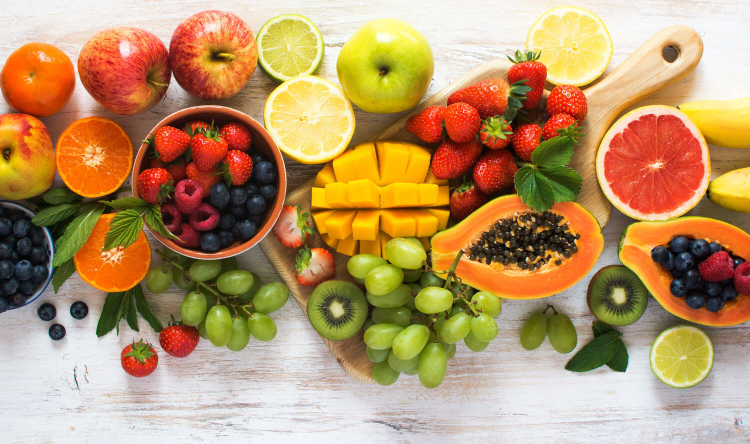
#> input picture images/propias/fruit.jpg, 1500 x 888 px, found by its file name (shown at 1/2 size)
$ python test_p1_fruit.py
#> lines starting #> are read from the running program, lines starting #| are printed output that depends on the picture
### src/pregunta1.py
import numpy as np

# Conversiones de color
# con la ayuda de la capsula de la Semana 3


def prepare_rgb_image(image_rgb):
    image_array = np.asarray(image_rgb)

    if image_array.ndim != 3 or image_array.shape[2] != 3:
        raise ValueError("La imagen debe tener 3 canales RGB.")

    # uint8
    if np.issubdtype(image_array.dtype, np.floating):
        if image_array.max() <= 1.0:
            image_array = image_array * 255.0

    image_array = np.clip(image_array, 0, 255)

    return np.round(image_array).astype(np.uint8)


def rgb_to_hsv(image_rgb):
    image_float = image_rgb.astype(np.float64)
    image_float = image_float / 255.0

    red = image_float[:, :, 0]
    green = image_float[:, :, 1]
    blue = image_float[:, :, 2]

    epsilon = 1e-10

    colour_max = np.maximum(
        np.maximum(red, green),
        blue
    )

    colour_min = np.minimum(
        np.minimum(red, green),
        blue
    )

    delta = colour_max - colour_min

    value = colour_max

    saturation = np.where(
        colour_max > epsilon,
        delta / (value + epsilon),
        0.0
    )

    hue = np.zeros_like(value)

    # check cual canal domina
    mask_red = (colour_max == red) & (delta > epsilon)
    mask_green = (colour_max == green) & (delta > epsilon)
    mask_blue = (colour_max == blue) & (delta > epsilon)

    hue[mask_red] = 60.0 * (
        (
            (green[mask_red] - blue[mask_red])
            / delta[mask_red]
        ) % 6
    )

    hue[mask_green] = 60.0 * (
        (
            (blue[mask_green] - red[mask_green])
            / delta[mask_green]
        ) + 2
    )

    hue[mask_blue] = 60.0 * (
        (
            (red[mask_blue] - green[mask_blue])
            / delta[mask_blue]
        ) + 4
    )

    hue = np.where(
        hue < 0,
        hue + 360.0,
        hue
    )

    # gris no hay tono real
    hue = np.where(
        delta < epsilon,
        0.0,
        hue
    )

    hsv_image = np.stack(
        [hue, saturation, value],
        axis=-1
    )

    return hsv_image


def hsv_to_rgb(hsv_image):
    hue = hsv_image[:, :, 0] % 360.0
    saturation = np.clip(
        hsv_image[:, :, 1],
        0.0,
        1.0
    )

    value = np.clip(
        hsv_image[:, :, 2],
        0.0,
        1.0
    )

    chroma = value * saturation
    hue_section = hue / 60.0

    middle_value = chroma * (
        1 - np.abs(hue_section % 2 - 1)
    )

    min_value = value - chroma

    red_base = np.zeros_like(value)
    green_base = np.zeros_like(value)
    blue_base = np.zeros_like(value)

    mask_0 = (hue_section >= 0) & (hue_section < 1)
    mask_1 = (hue_section >= 1) & (hue_section < 2)
    mask_2 = (hue_section >= 2) & (hue_section < 3)
    mask_3 = (hue_section >= 3) & (hue_section < 4)
    mask_4 = (hue_section >= 4) & (hue_section < 5)
    mask_5 = (hue_section >= 5) & (hue_section <= 6)

    red_base[mask_0] = chroma[mask_0]
    green_base[mask_0] = middle_value[mask_0]

    red_base[mask_1] = middle_value[mask_1]
    green_base[mask_1] = chroma[mask_1]

    green_base[mask_2] = chroma[mask_2]
    blue_base[mask_2] = middle_value[mask_2]

    green_base[mask_3] = middle_value[mask_3]
    blue_base[mask_3] = chroma[mask_3]

    red_base[mask_4] = middle_value[mask_4]
    blue_base[mask_4] = chroma[mask_4]

    red_base[mask_5] = chroma[mask_5]
    blue_base[mask_5] = middle_value[mask_5]

    rgb_image = np.stack(
        [
            red_base + min_value,
            green_base + min_value,
            blue_base + min_value
        ],
        axis=-1
    )

    return np.clip(
        rgb_image,
        0.0,
        1.0
    )


# RGB <-> L*c*h*


def gamma_to_linear(channel, gamma=2.2):
    return channel ** gamma


def rgb_to_xyz(image_rgb):
    image_float = image_rgb.astype(np.float64)
    image_float = image_float / 255.0

    conversion_matrix = np.array([
        [0.490, 0.310, 0.200],
        [0.177, 0.813, 0.011],
        [0.000, 0.010, 0.990]
    ])

    rgb_linear = gamma_to_linear(
        image_float
    )

    xyz_image = (
        rgb_linear
        @ conversion_matrix.T
    )

    return xyz_image


def rgb_to_lab(image_rgb):
    white_x = 1.0
    white_y = 1.0
    white_z = 1.0

    xyz_image = rgb_to_xyz(
        image_rgb
    )

    x_relative = (
        xyz_image[:, :, 0]
        / white_x
    )

    y_relative = (
        xyz_image[:, :, 1]
        / white_y
    )

    z_relative = (
        xyz_image[:, :, 2]
        / white_z
    )

    delta = 6.0 / 29.0

    def lab_function(value):
        return np.where(
            value > delta ** 3,
            np.cbrt(value),
            value / (3 * delta ** 2)
            + 4.0 / 29.0
        )

    function_x = lab_function(
        x_relative
    )

    function_y = lab_function(
        y_relative
    )

    function_z = lab_function(
        z_relative
    )

    lightness = (
        116.0 * function_y
        - 16.0
    )

    component_a = (
        500.0
        * (function_x - function_y)
    )

    component_b = (
        200.0
        * (function_y - function_z)
    )

    lab_image = np.stack(
        [
            lightness,
            component_a,
            component_b
        ],
        axis=-1
    )

    return lab_image


def rgb_to_lch(image_rgb):
    lab_image = rgb_to_lab(
        image_rgb
    )

    lightness = lab_image[:, :, 0]
    component_a = lab_image[:, :, 1]
    component_b = lab_image[:, :, 2]

    chroma = np.sqrt(
        component_a ** 2
        + component_b ** 2
    )

    hue = np.degrees(
        np.arctan2(
            component_b,
            component_a
        )
    )

    hue = np.where(
        hue < 0,
        hue + 360.0,
        hue
    )

    lch_image = np.stack(
        [
            lightness,
            chroma,
            hue
        ],
        axis=-1
    )

    return lch_image


def xyz_to_rgb(xyz_image):
    conversion_matrix = np.array([
        [0.490, 0.310, 0.200],
        [0.177, 0.813, 0.011],
        [0.000, 0.010, 0.990]
    ])

    inverse_matrix = np.linalg.inv(
        conversion_matrix
    )

    rgb_linear = (
        xyz_image
        @ inverse_matrix.T
    )

    # cortar colores que no entran en RGB
    rgb_linear = np.clip(
        rgb_linear,
        0.0,
        1.0
    )

    rgb_image = (
        rgb_linear
        ** (1.0 / 2.2)
    )

    return np.clip(
        rgb_image,
        0.0,
        1.0
    )


def lab_to_xyz(lab_image):
    white_x = 1.0
    white_y = 1.0
    white_z = 1.0

    lightness = lab_image[:, :, 0]
    component_a = lab_image[:, :, 1]
    component_b = lab_image[:, :, 2]

    function_y = (
        lightness + 16.0
    ) / 116.0

    function_x = (
        function_y
        + component_a / 500.0
    )

    function_z = (
        function_y
        - component_b / 200.0
    )

    delta = 6.0 / 29.0

    def lab_inverse(value):
        return np.where(
            value > delta,
            value ** 3,
            3 * delta ** 2
            * (value - 4.0 / 29.0)
        )

    x_value = (
        lab_inverse(function_x)
        * white_x
    )

    y_value = (
        lab_inverse(function_y)
        * white_y
    )

    z_value = (
        lab_inverse(function_z)
        * white_z
    )

    xyz_image = np.stack(
        [
            x_value,
            y_value,
            z_value
        ],
        axis=-1
    )

    return xyz_image


def lab_to_rgb(lab_image):
    xyz_image = lab_to_xyz(
        lab_image
    )

    return xyz_to_rgb(
        xyz_image
    )


def lch_to_lab(lch_image):
    lightness = lch_image[:, :, 0]
    chroma = lch_image[:, :, 1]

    hue_radians = np.radians(
        lch_image[:, :, 2]
    )

    component_a = (
        chroma
        * np.cos(hue_radians)
    )

    component_b = (
        chroma
        * np.sin(hue_radians)
    )

    lab_image = np.stack(
        [
            lightness,
            component_a,
            component_b
        ],
        axis=-1
    )

    return lab_image


def lch_to_rgb(lch_image):
    lab_image = lch_to_lab(
        lch_image
    )

    return lab_to_rgb(
        lab_image
    )


# funcion extra

def prepare_control_points(control_points):
    if len(control_points) == 0:
        raise ValueError(
            "Se necesita al menos un punto de control."
        )

    points_clean = []

    # dejar todos los tonos entre 0 y 360
    for hue_value, m_value in control_points:
        hue_clean = (
            float(hue_value) % 360.0
        )

        m_clean = float(
            m_value
        )

        points_clean.append(
            (hue_clean, m_clean)
        )

    points_clean.sort(
        key=lambda point: point[0]
    )

    # revisar tonos repetidos
    for index in range(
        1,
        len(points_clean)
    ):
        hue_previous = (
            points_clean[index - 1][0]
        )

        hue_current = (
            points_clean[index][0]
        )

        if np.isclose(
            hue_previous,
            hue_current
        ):
            raise ValueError(
                "Hay dos puntos de control con el mismo tono."
            )

    return points_clean


def interpolate_hue_parameter(
    hue_values,
    control_points
):
    points_clean = prepare_control_points(
        control_points
    )

    hue_array = np.asarray(
        hue_values,
        dtype=np.float64
    )

    hue_array = (
        hue_array % 360.0
    )

    # con un punto m queda fijo
    if len(points_clean) == 1:
        m_value = points_clean[0][1]

        return np.full(
            hue_array.shape,
            m_value,
            dtype=np.float64
        )

    m_map = np.zeros_like(
        hue_array,
        dtype=np.float64
    )

    num_points = len(
        points_clean
    )

    # tramos normales
    for index in range(
        num_points - 1
    ):
        hue_left = (
            points_clean[index][0]
        )

        m_left = (
            points_clean[index][1]
        )

        hue_right = (
            points_clean[index + 1][0]
        )

        m_right = (
            points_clean[index + 1][1]
        )

        mask_segment = (
            (hue_array >= hue_left)
            & (hue_array < hue_right)
        )

        interpolation_weight = (
            (
                hue_array[mask_segment]
                - hue_left
            )
            /
            (
                hue_right
                - hue_left
            )
        )

        m_map[mask_segment] = (
            m_left
            + interpolation_weight
            * (m_right - m_left)
        )

    hue_last = points_clean[-1][0]
    m_last = points_clean[-1][1]

    hue_first = points_clean[0][0]
    m_first = points_clean[0][1]

    hue_first_extended = (
        hue_first + 360.0
    )

    mask_last_segment = (
        (hue_array >= hue_last)
        | (hue_array < hue_first)
    )

    hue_extended = (
        hue_array[mask_last_segment]
        .copy()
    )

    # los tonos chicos pasan al otro lado
    hue_extended[
        hue_extended < hue_first
    ] += 360.0

    interpolation_weight = (
        (
            hue_extended
            - hue_last
        )
        /
        (
            hue_first_extended
            - hue_last
        )
    )

    m_map[mask_last_segment] = (
        m_last
        + interpolation_weight
        * (m_first - m_last)
    )

    return m_map


def apply_gm(
    component_original,
    m_values,
    min_m=0.0,
    max_m=2.0
):
    # m = 1 no cambia nada
    m_limited = np.clip(
        m_values,
        min_m,
        max_m
    )

    component_new = (
        component_original
        * m_limited
    )

    return component_new


def color_saturation_hs(
    image_rgb,
    control_points,
    min_m=0.0,
    max_m=2.0
):
    image_uint8 = prepare_rgb_image(
        image_rgb
    )

    hsv_image = rgb_to_hsv(
        image_uint8
    )

    hue = hsv_image[:, :, 0]

    saturation_original = (
        hsv_image[:, :, 1]
    )

    m_map = interpolate_hue_parameter(
        hue,
        control_points
    )

    saturation_new = apply_gm(
        saturation_original,
        m_map,
        min_m,
        max_m
    )

    # S tiene rango entre 0 y 1
    saturation_new = np.clip(
        saturation_new,
        0.0,
        1.0
    )

    hsv_result = hsv_image.copy()

    # solo cambiar S
    hsv_result[:, :, 1] = (
        saturation_new
    )

    rgb_result = hsv_to_rgb(
        hsv_result
    )

    return rgb_result


def color_saturation_lch(
    image_rgb,
    control_points,
    min_m=0.0,
    max_m=2.0
):
    image_uint8 = prepare_rgb_image(
        image_rgb
    )

    lch_image = rgb_to_lch(
        image_uint8
    )

    lightness_original = (
        lch_image[:, :, 0]
    )

    chroma_original = (
        lch_image[:, :, 1]
    )

    hue_original = (
        lch_image[:, :, 2]
    )

    m_map = interpolate_hue_parameter(
        hue_original,
        control_points
    )

    chroma_new = apply_gm(
        chroma_original,
        m_map,
        min_m,
        max_m
    )

    # C* no negativo
    chroma_new = np.maximum(
        chroma_new,
        0.0
    )

    lch_result = lch_image.copy()

    # solo cambiar C*
    lch_result[:, :, 1] = (
        chroma_new
    )

    # L* y h* quedan iguales
    lch_result[:, :, 0] = (
        lightness_original
    )

    lch_result[:, :, 2] = (
        hue_original
    )

    rgb_result = lch_to_rgb(
        lch_result
    )

    return np.clip(
        rgb_result,
        0.0,
        1.0
    )


def color_saturation(
    image_rgb,
    control_points,
    mode="HS",
    min_m=0.0,
    max_m=2.0
):
    mode_clean = (
        mode.upper()
    )

    if mode_clean == "HS":
        return color_saturation_hs(
            image_rgb,
            control_points,
            min_m,
            max_m
        )

    if mode_clean in (
        "LCH",
        "L*C*H*"
    ):
        return color_saturation_lch(
            image_rgb,
            control_points,
            min_m,
            max_m
        )

    raise ValueError(
        "Modo no valido. Use 'HS' o 'LCH'."
    )

### experiments/test_p1_fruit.py
import cv2
import numpy as np
import matplotlib.pyplot as plt

from pathlib import Path

from src.pregunta1 import (
    interpolate_hue_parameter,
    color_saturation
)


# ---------------------------------------------------------
# imagen
# ---------------------------------------------------------

image_path = "images/propias/fruit.jpg"

image_bgr = cv2.imread(
    image_path,
    cv2.IMREAD_COLOR
)
#> image_bgr is the input picture: shape (888, 1500, 3); mean B, G, R 105, 148.7, 183.4

if image_bgr is None:
    raise ValueError(
        "No se pudo leer la imagen."
    )

image_rgb = cv2.cvtColor(
    image_bgr,
    cv2.COLOR_BGR2RGB
)


print("Shape:", image_rgb.shape)
#| Shape: (888, 1500, 3)
print("Dtype:", image_rgb.dtype)
#| Dtype: uint8
print(
    "Min / Max:",
    image_rgb.min(),
    image_rgb.max()
)
#| Min / Max: 0 255


# ---------------------------------------------------------
# carpeta de salida
# ---------------------------------------------------------

results_folder = Path(
    "results/pregunta1/fruit"
)

results_folder.mkdir(
    parents=True,
    exist_ok=True
)


# ---------------------------------------------------------
# mismas configuraciones usadas con el p1loro
# ---------------------------------------------------------

configurations = [
    {
        "name": "config_1_blue_boost",
        "title": "Config 1 - aumentar azules",
        "control_points": [
            (0, 1.0),
            (150, 1.0),
            (190, 1.3),
            (220, 1.6),
            (250, 1.3),
            (330, 1.0)
        ]
    },
    {
        "name": "config_2_yellow_reduce",
        "title": "Config 2 - atenuar amarillos",
        "control_points": [
            (0, 1.0),
            (30, 1.0),
            (55, 0.8),
            (75, 0.5),
            (95, 0.8),
            (180, 1.0),
            (300, 1.0)
        ]
    },
    {
        "name": "config_3_mixed",
        "title": "Config 3 - mezcla",
        "control_points": [
            (0, 1.0),
            (60, 0.7),
            (110, 1.0),
            (135, 1.2),
            (180, 1.0),
            (220, 1.5),
            (250, 1.2),
            (320, 1.0)
        ]
    }
]


# ---------------------------------------------------------
# rango de hue
# ---------------------------------------------------------

hue_range = np.linspace(
    0.0,
    360.0,
    721,
    endpoint=False
)


# ---------------------------------------------------------
# tres configuraciones
# ---------------------------------------------------------

for current_config in configurations:

    config_name = current_config["name"]
    config_title = current_config["title"]

    control_points = (
        current_config["control_points"]
    )

    print(
        "\nProcesando:",
        config_title
    )


    # -----------------------------------------------------
    # curva m(h)
    # -----------------------------------------------------

    m_values = interpolate_hue_parameter(
        hue_range,
        control_points
    )

    hue_controls = [
        point[0]
        for point in control_points
    ]

    m_controls = [
        point[1]
        for point in control_points
    ]

    plt.figure(
        figsize=(8, 4.5)
    )

    plt.plot(
        hue_range,
        m_values,
        label="m(h)"
    )

    plt.scatter(
        hue_controls,
        m_controls,
        label="Puntos de control"
    )

    plt.axhline(
        1.0,
        linestyle="--",
        label="m neutro"
    )

    plt.title(
        config_title
    )

    plt.xlabel(
        "Hue [grados]"
    )

    plt.ylabel(
        "m(h)"
    )

    plt.xlim(
        0,
        360
    )

    plt.grid(
        alpha=0.3
    )

    plt.legend()

    plt.tight_layout()

    plt.savefig(
        results_folder
        / f"{config_name}_curve.png",
        dpi=150
    )

    plt.close()


    # ---------------------------------------------------
    # HS y LCh
    # -----------------------------------------------------

    result_hs = color_saturation(
        image_rgb,
        control_points,
        mode="HS"
    )

    result_lch = color_saturation(
        image_rgb,
        control_points,
        mode="LCH"
    )


    # -----------------------------------------------------
    # comparacion
    # -----------------------------------------------------

    figure, axes = plt.subplots(
        1,
        3,
        figsize=(16, 6)
    )

    axes[0].imshow(
        image_rgb
    )

    axes[0].set_title(
        "Original"
    )

    axes[0].axis(
        "off"
    )


    axes[1].imshow(
        result_hs
    )

    axes[1].set_title(
        "HS"
    )

    axes[1].axis(
        "off"
    )


    axes[2].imshow(
        result_lch
    )

    axes[2].set_title(
        "LCh"
    )

    axes[2].axis(
        "off"
    )


    figure.suptitle(
        config_title
        + " - imagen de frutas"
    )

    plt.tight_layout()

    plt.savefig(
        results_folder
        / f"{config_name}_comparison.png",
        dpi=150,
        bbox_inches="tight"
    )

    plt.close()
#> this loop made 3 passes
#> pass 1, `plt.savefig( results_folder / f"{config_name}_curve.png", dpi=150 )`:
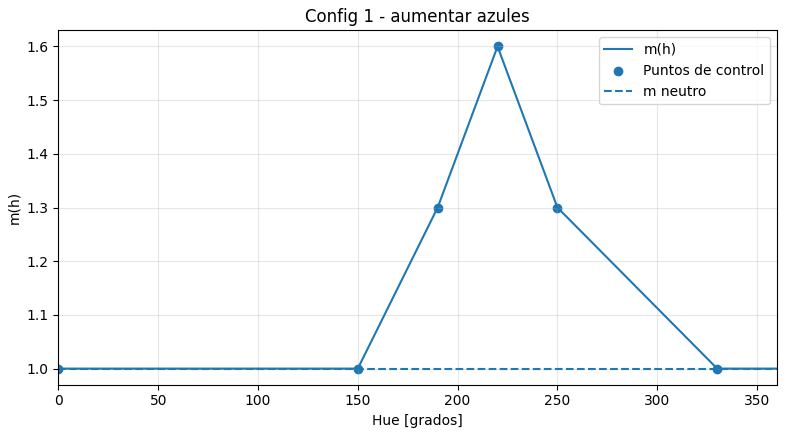
#> figure drawn by matplotlib, 1 panel; curve peaks at x = 220.2, y = 1.6
#> pass 1, in rgb_to_hsv, `red = image_float[:, :, 0]`:
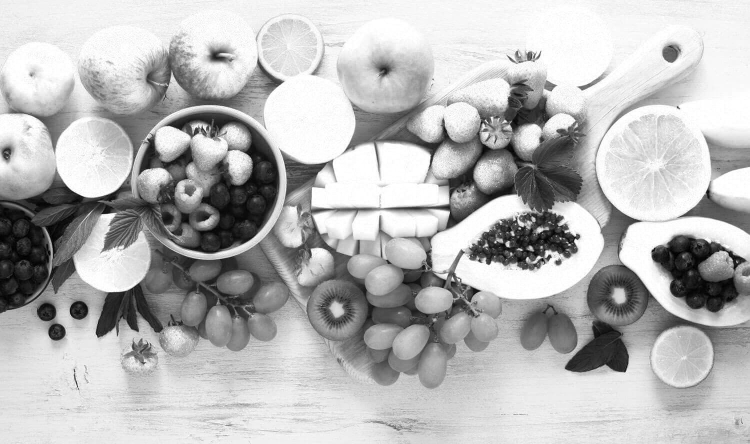
#> red: shape (888, 1500) float64 (shown at 1/2 size); min 0, max 1, mean 0.719
#> pass 1, in rgb_to_hsv, `green = image_float[:, :, 1]`:
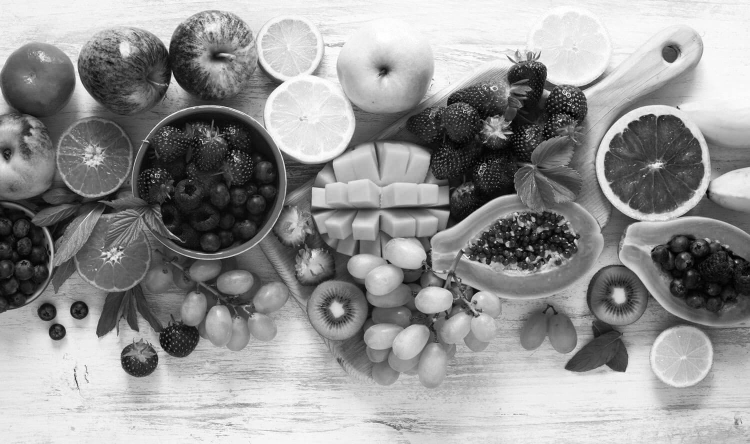
#> green: shape (888, 1500) float64 (shown at 1/2 size); min 0, max 1, mean 0.583
#> pass 1, `plt.savefig( results_folder / f"{config_name}_comparison.png", dpi=150..`:
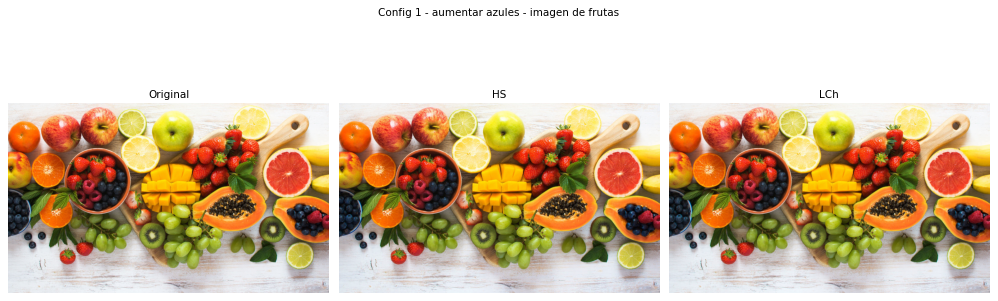
#> figure drawn by matplotlib, 3 panels
#> pass 2, `plt.savefig( results_folder / f"{config_name}_comparison.png", dpi=150..`:
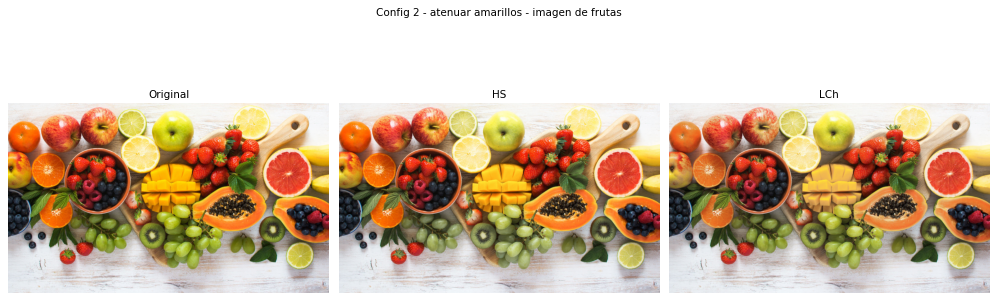
#> figure drawn by matplotlib, 3 panels


# ---------------------------------------------------------
# exploracion
# configuracion pensada para fruta
# ---------------------------------------------------------

control_points_extra = [
    (0, 1.4),
    (35, 1.2),
    (70, 0.7),
    (120, 1.3),
    (180, 1.0),
    (240, 1.2),
    (300, 1.0)
]


print(
    "\nProcesando exploracion adicional..."
)


result_extra_hs = color_saturation(
    image_rgb,
    control_points_extra,
    mode="HS"
)
#> in rgb_to_hsv (call 4), `blue = image_float[:, :, 2]`:
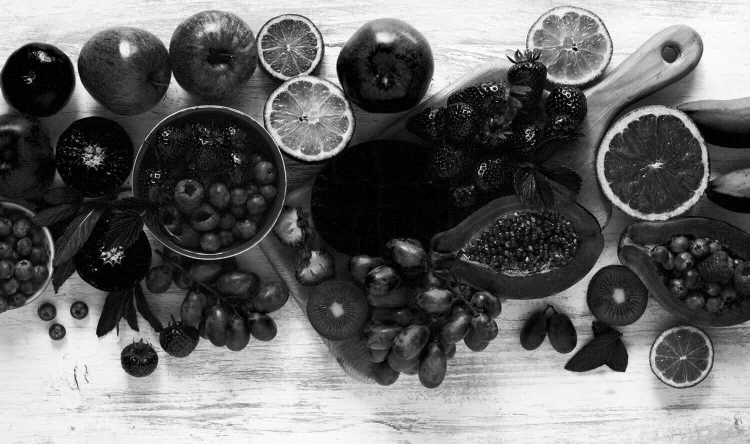
#> blue: shape (888, 1500) float64 (shown at 1/2 size); min 0, max 1, mean 0.412
#> in rgb_to_hsv (call 4), `colour_max = np.maximum( np.maximum(red, green), blue )`:
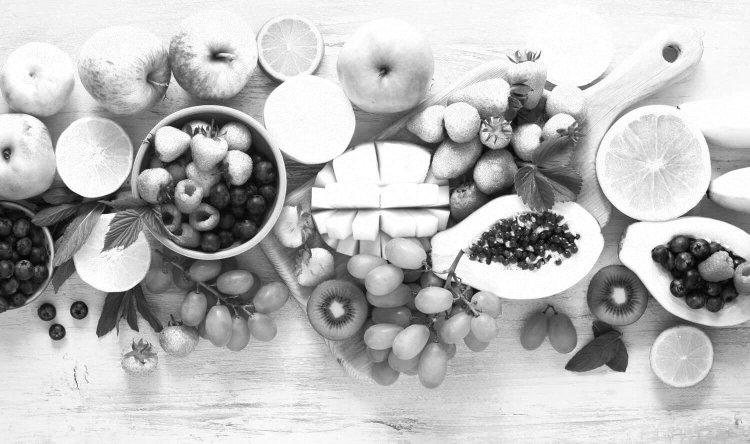
#> colour_max: shape (888, 1500) float64 (shown at 1/2 size); min 0, max 1, mean 0.733
#> (the rest of the program and of its run is left out)
